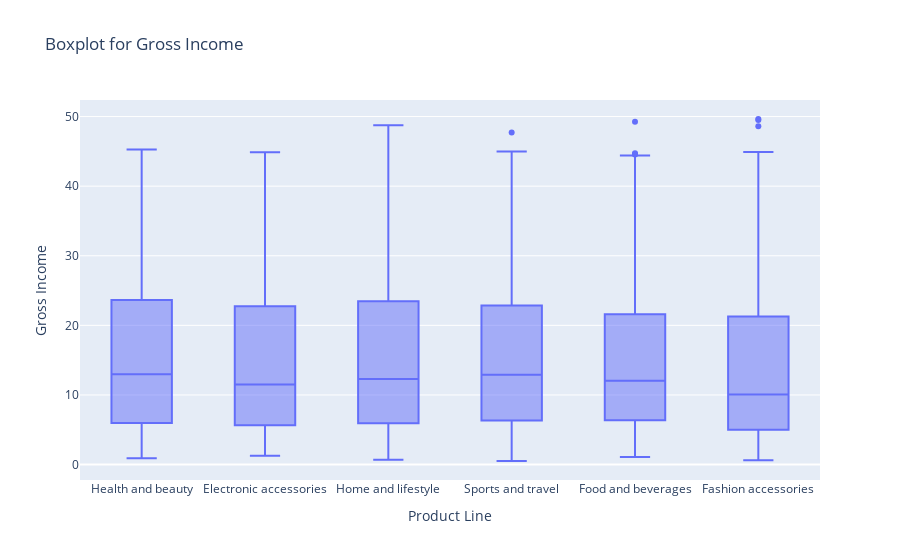

The cell this chart's notebook holds for it:
### Markdown cell above
# 5.Find product line that genrates most income

### Code cell
import plotly.express as px


data2 = data[['Product line', 'gross income']]
fig = px.box(data2, x='Product line', y='gross income', title='Boxplot for Gross Income')
fig.update_xaxes(title_text='Product Line')
fig.update_yaxes(title_text='Gross Income')
fig.show()

### Figure 1 — Plotly figure (JSON) as saved in the notebook; plotly's stock layout.template omitted (floating-point values rounded to 4 significant figures; data arrays with more than 128 entries replaced by an {"elided": "..."} marker saying what was removed)
{"data": [{"alignmentgroup": "True", "hovertemplate": "Product line=%{x}<br>gross income=%{y}<extra></extra>", "legendgroup": "", "marker": {"color": "#636efa"}, "name": "", "notched": false, "offsetgroup": "", "orientation": "v", "showlegend": false, "type": "box", "x": {"elided": "1000 str values"}, "x0": " ", "xaxis": "x", "y": {"elided": "1000 float values"}, "y0": " ", "yaxis": "y"}], "layout": {"boxmode": "group", "legend": {"tracegroupgap": 0}, "title": {"text": "Boxplot for Gross Income"}, "xaxis": {"anchor": "y", "domain": [0, 1], "title": {"text": "Product Line"}}, "yaxis": {"anchor": "x", "domain": [0, 1], "title": {"text": "Gross Income"}}}}
